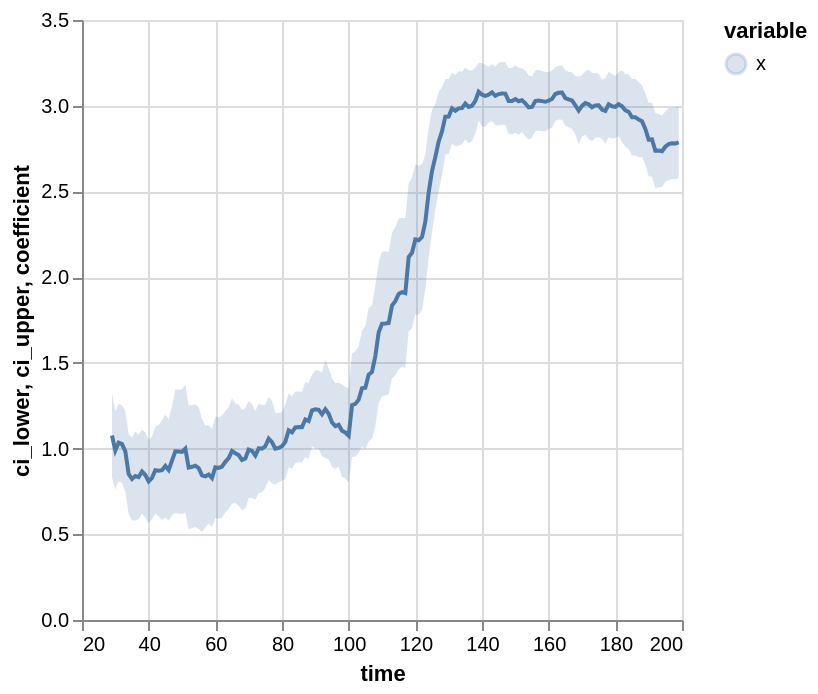

Write notebook code for a chart like this one.
### Code cell
# plot_coefs() produces an Altair chart -- the structural break should be visible
# as the x coefficient jumps from ~1.0 to ~3.0 around t=100
result.plot_coefs(variables=["x"])

### Figure 1 — Vega-Lite specification as saved in the notebook (floating-point values rounded to 4 significant figures; data arrays with more than 128 entries replaced by an {"elided": "..."} marker saying what was removed)
{"config": {"view": {"continuousWidth": 300, "continuousHeight": 300}}, "layer": [{"mark": {"type": "area", "opacity": 0.2}, "encoding": {"color": {"field": "variable", "type": "nominal"}, "x": {"field": "time", "type": "quantitative"}, "y": {"field": "ci_lower", "type": "quantitative"}, "y2": {"field": "ci_upper"}}}, {"mark": {"type": "line"}, "encoding": {"color": {"field": "variable", "type": "nominal"}, "x": {"field": "time", "title": "time", "type": "quantitative"}, "y": {"field": "coefficient", "type": "quantitative"}}}], "data": {"name": "data-3debb65b0828418e36b0cbb515d64275"}, "$schema": "https://vega.github.io/schema/vega-lite/v6.1.0.json", "datasets": {"data-3debb65b0828418e36b0cbb515d64275": {"elided": "171 records"}}}
